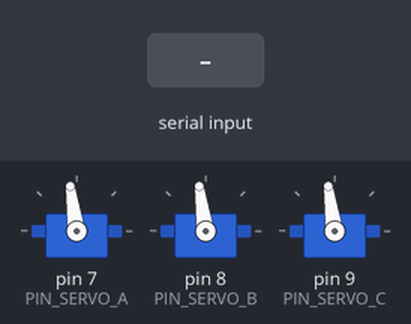
Bench run of a sketch on a simulated Arduino Uno, built with avr-gcc and run on an emulated ATmega328P. On the bench: 3 × servo. The test bench sets the inputs (shaded band).

Above: at 1.4 s.
1.5 s: "90,45,200\n" received over Serial
At 2.6 s:
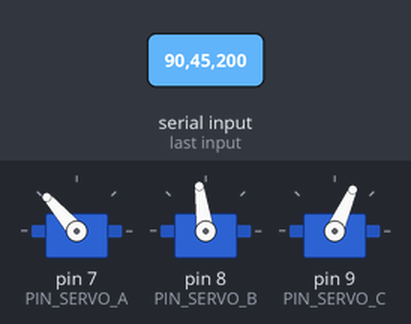
Timing chart, 0 to 4.5 s (numbered marks = the images above; inputs shaded):
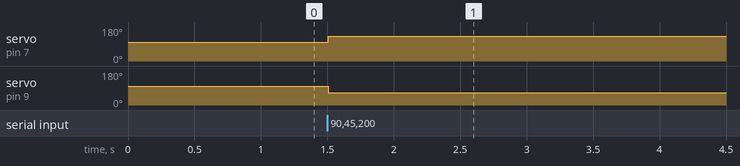

Measured:
- after the input at 1.5 s, servo on pin 7 (PIN_SERVO_A): 98° → 131° at once; servo on pin 9 (PIN_SERVO_C): 98° → 66° at once

The sketch:

new_head_tino.ino
```cpp
#include <Servo.h>
#include "RaspberryCommunication.h"

// Debug flag - set to true to enable debug prints, false to disable
#define DEBUG_MODE false

// Debug print helper functions
void debug_print(const char* message) {
  if (DEBUG_MODE) {
    Serial.print(message);
  }
}

void debug_print(float value) {
  if (DEBUG_MODE) {
    Serial.print(value);
  }
}

void debug_print(int value) {
  if (DEBUG_MODE) {
    Serial.print(value);
  }
}

void debug_println(const char* message) {
  if (DEBUG_MODE) {
    Serial.println(message);
  }
}

void debug_println(float value) {
  if (DEBUG_MODE) {
    Serial.println(value);
  }
}

void debug_println(int value) {
  if (DEBUG_MODE) {
    Serial.println(value);
  }
}

#define PIN_SERVO_A 7
#define PIN_SERVO_B 8
#define PIN_SERVO_C 9

#define PIN_POT_A A0
#define PIN_POT_B A1
#define PIN_POT_C A2

int a_min = 1220;  //90°
int b_min = 1220;
int c_min = 1220;

int theta45 = 335;  //45°

int a_max = a_min + theta45 * 2;  //0°
int b_max = b_min + theta45 * 2;
int c_max = c_min + theta45 * 2;


Servo servoA;
Servo servoB;
Servo servoC;

float k;

// int range;
int forward_angle;

int a, b, c;
int a_0, b_0, c_0;
int b_bl, c_br;
int a_fb, b_fb, c_fb;

int thetaA;
int thetaB;
int thetaC;

int a_deg;
int b_deg;
int c_deg;


//________RASP_COMM________//

#define MAX_WATCHDOG_ELAPSED_TIME 100000

void reset_all_target_speeds() {
  servoA.writeMicroseconds(a_min + theta45);
  servoB.writeMicroseconds(b_min + theta45);
  servoC.writeMicroseconds(c_min + theta45);
  last_command_time = millis();
}

void watchdog_tick() {
  current_time = millis();

  if (current_time - last_command_time > MAX_WATCHDOG_ELAPSED_TIME) {
    reset_all_target_speeds();
  }
}

int prevcTime = 0;
bool canWrite = false;
unsigned int lastWriteTime = 0;

// how long we wait for a message to arrive before we write anyway
unsigned int maxWriteElapsed = 5000;
unsigned int now;
unsigned int diff;

unsigned int serial_elapsed;
unsigned int min_serial_elapsed = 5;
unsigned int last_serial_time = millis();

bool isMsg = false;


//________RASP_COMM_END_______//

void moveHead(float move_up, float move_right, float move_left) {

  // Debug output - print received values
  debug_print("HEAD DEBUG - Received: HF:");
  debug_print(move_up);
  debug_print(" HX:");
  debug_print(move_right);
  debug_print(" HY:");
  debug_println(move_left);

  //valori angoli iniziali
  a_0 = a_min + theta45;
  b_0 = b_min + theta45;
  c_0 = c_min + theta45;

  //altezza base
  // k= map(potValue_A, 0, 1024, -theta45, theta45);
  if (move_up == 0){
    k = 0;
  } else if (move_up == 335){
    k = 355;
  }else if (move_up == -335){
    k = -355;
  }else {
    k = 0;
    // Debug output when the value is not recognized
    debug_print("HF value not recognized: ");
    debug_println(move_up);
  }

  // Debug output - print k value
  debug_print("HEAD DEBUG - k value (vertical): ");
  debug_println(k);

  int slope = theta45 + abs(k);

  //inclinazione motori back a destra e sinistra
  b_bl = map(move_left, 0, 1024, slope, -slope);  //-45,45
  c_br = map(move_left, 0, 1024, -slope, +slope);

  //inclinazione motore avanti
  a_fb = map(move_right, 0, 1024, slope, -slope);

  forward_angle = map(move_right, 0, 1024, slope, -slope);
  b_fb = -forward_angle;
  c_fb = -forward_angle;

  a = constrain(a_0 + a_fb + k, a_min, a_max);
  b = constrain(b_0 + b_fb + b_bl + k, b_min, b_max);
  c = constrain(c_0 + c_fb + c_br + k, c_min, c_max);

  servoA.writeMicroseconds(a);
  servoB.writeMicroseconds(b);
  servoC.writeMicroseconds(c);
}


void serial_loop() {
  now = millis();
  serial_elapsed = now - last_serial_time;

  if (serial_elapsed < min_serial_elapsed)
    return;

  // Legge eventuali comandi dalla seriale
  while (read_key_value_serial() && !isMsg) {
    isMsg = true;
  }

  // Se almeno un messaggio è stato ricevuto
  if (isMsg) {
    // Print received command array for debugging
    debug_print("Commands received: HF:");
    debug_print(lastSpeedCommand[0]);
    debug_print(" HX:");
    debug_print(lastSpeedCommand[1]);
    debug_print(" HY:");
    debug_println(lastSpeedCommand[2]);

    // Only use direct head control - HF (pitch), HX (pan), HY (tilt)
    bool moveHeadActive = (lastSpeedCommand[0] != 0 || lastSpeedCommand[1] != 511 || lastSpeedCommand[2] != 511);

    if (moveHeadActive) {
      debug_println("Executing: Direct Head Control");
      moveHead(lastSpeedCommand[0], lastSpeedCommand[1], lastSpeedCommand[2]);
    }
    else {
      debug_println("Executing: Reset to Neutral");
      // Reset to neutral position
      servoA.writeMicroseconds(a_min + theta45);
      servoB.writeMicroseconds(b_min + theta45);
      servoC.writeMicroseconds(c_min + theta45);
    }
  }

  last_serial_time = millis();
  isMsg = false;
}

void setup() {

  // 1 start serial and await a bit for warmup;
  Serial.begin(115200);
  Serial.flush();
  delay(200);

  servoA.attach(PIN_SERVO_A);
  servoB.attach(PIN_SERVO_B);
  servoC.attach(PIN_SERVO_C);

  canWrite = false;
  lastWriteTime = millis();

  // write_serial(ARDUINO_OK_FLAG);

  Serial.setTimeout(5000);

  prevcTime = millis();

  servoA.writeMicroseconds(a_min + theta45);
  servoB.writeMicroseconds(b_min + theta45);
  servoC.writeMicroseconds(c_min + theta45);

  debug_println("Arduino HEAD setup started");

  // Invia un messaggio quando il setup è completo
  debug_println("Setup HEAD Complete");
}

void loop() {
  watchdog_tick();
  serial_loop();
}
```

RaspberryCommunication.cpp
```cpp
// RaspberryCommunication.cpp
#include "RaspberryCommunication.h"

// Global variables
String current_data = EMPTY_STRING;
bool dirty;
KeyValueMsg current_msg = {"", ""}; // global variable with the current received message
unsigned long last_command_time;
unsigned long current_time;
float lastSpeedCommand[5] = {0,0,0,0,0};

void write_serial(String msg) {
  Serial.println(msg);
}

void message_response(KeyValueMsg keyValueMsg){
  // act based on a message - discriminate using the key

  String key = keyValueMsg.key;
  String value = keyValueMsg.value;

  if(key == HEAD_FORWARD_KEY) {
    lastSpeedCommand[0] = value.toFloat();
    dirty = true;
    last_command_time = millis();
    }
  else if (key == HEAD_ROLL_KEY) {
    lastSpeedCommand[1] = value.toFloat();
    dirty = true;
    last_command_time = millis();
    }
  else if (key == HEAD_YAW_KEY) {
    lastSpeedCommand[2] = value.toFloat();
    dirty = true;
    last_command_time = millis();
    }
  else if (key == BASE_FORWARD_KEY) {
    lastSpeedCommand[3] = value.toFloat();
    dirty = true;
    last_command_time = millis();
    }
  else if (key == BASE_ANGULAR_KEY) {
    lastSpeedCommand[4] = value.toFloat();
    dirty = true;
    last_command_time = millis();
    }
  else {
    // write_serial("[ERROR] unsupported message key: " + key);
  }
}

void get_key_value(String msg) {
  // 1 find the position of the delimiter
  // 2 get the first and second substrings: the KEY and VALUE of the message

  int delim_index = msg.indexOf(DELIMITER);

  String key = msg.substring(0, delim_index);
  String value = msg.substring(delim_index + 1);

  KeyValueMsg tempKeyValueMsg = KeyValueMsg();
  tempKeyValueMsg.key = key;
  tempKeyValueMsg.value = value;

  message_response(tempKeyValueMsg);
}

void split_msg(String msg) {
  if (current_data == RASP_DEFAULT)
    return;

  int startDelimiterIndex = -1;
  int endDelimiterIndex = msg.indexOf(MSG_DELIMITER);

  if (endDelimiterIndex == -1) {
    get_key_value(msg);
    return;
  }

  bool firstRound = true;

  while (true) {
    if (firstRound) {
      startDelimiterIndex = -1;
      endDelimiterIndex = msg.indexOf(MSG_DELIMITER);
      firstRound = false;
    } else {
      startDelimiterIndex = endDelimiterIndex;
      endDelimiterIndex = msg.indexOf(MSG_DELIMITER, startDelimiterIndex + 1);
    }
    if (endDelimiterIndex == -1) {
      get_key_value(msg.substring(startDelimiterIndex + 1));
      break;
    }
    get_key_value(msg.substring(startDelimiterIndex + 1, endDelimiterIndex));
  }
}

bool read_serial() {
  if (Serial.available() > 0) {
    current_data = Serial.readStringUntil('\n');
    return true;
  }
  else {
    return false;
  }
}

bool read_key_value_serial(){
  if (read_serial()){
    split_msg(current_data);
    return true;
  }
  else {
    return false;
  }
}
```

RaspberryCommunication.h
```cpp
// RaspberryCommunication.h
#ifndef RASPBERRY_COMMUNICATION_H
#define RASPBERRY_COMMUNICATION_H

#include <Arduino.h>

// Definizione delle costanti
#define EMPTY_STRING " "
#define DELIMITER ":"
#define MSG_DELIMITER "_"
#define LEG_OK_FLAG "OK"
#define REQUEST_ARDUINO_RESET "RESET"
#define ARDUINO_READY_FLAG "READY"
#define RASP_DEFAULT "A"

// Chiavi dei messaggi ricevuti
#define HEAD_FORWARD_KEY "HP"
#define HEAD_ROLL_KEY "HX"
#define HEAD_YAW_KEY "HY"

// Chiavi dei messaggi ricevuti per muoversi con la base
#define BASE_FORWARD_KEY "BF"
#define BASE_ANGULAR_KEY "BB"

// Configurazioni di setup
#define MAX_READ_MSGS 5  // numero massimo di messaggi letti per iterazione


struct KeyValueMsg {
  String key;
  String value;
};

extern String current_data;
extern bool dirty;
extern KeyValueMsg current_msg;
extern unsigned long last_command_time;
extern unsigned long current_time;
extern float lastSpeedCommand[5];

void write_serial(String msg);
void message_response(KeyValueMsg keyValueMsg);
void get_key_value(String msg);
void split_msg(String msg);
bool read_serial();
bool read_key_value_serial();
void watchdog_tick();

#endif // RASPBERRY_COMMUNICATION_H
```
